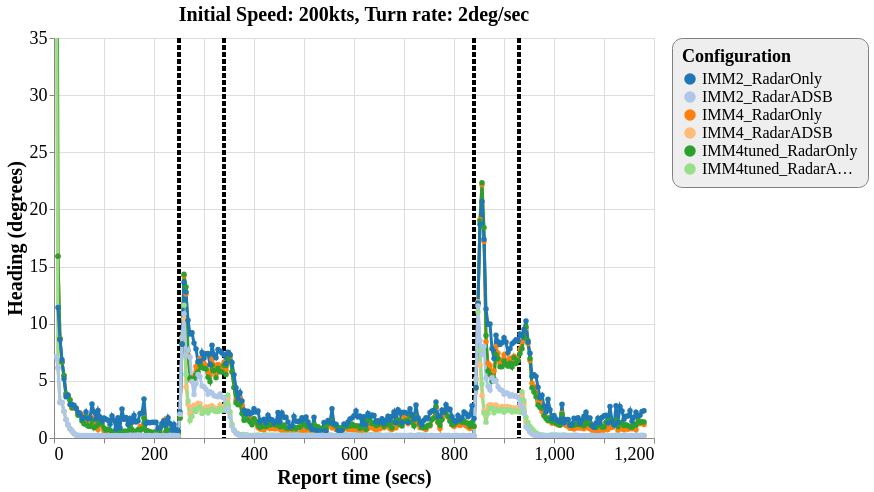

Vega-Lite specification stored for this chart:
### Vega-Lite specification from a JSON file in a GitHub repository (floating-point values rounded to 4 significant figures; data arrays with more than 128 entries replaced by an {"elided": "..."} marker saying what was removed)
{"config": {"view": {"continuousWidth": 600, "continuousHeight": 400}, "axisX": {"labelFontSize": 18, "titleFontSize": 20}, "axisY": {"labelFontSize": 18, "titleFontSize": 20}, "font": "Times New Roman", "legend": {"cornerRadius": 10, "fillColor": "#EEEEEE", "labelFontSize": 16, "padding": 10, "strokeColor": "gray", "titleFontSize": 18}, "title": {"fontSize": 20}}, "layer": [{"data": {"name": "data-a2985b26b8c6ee942e08ec47f331f14a"}, "mark": {"type": "rule", "strokeDash": [5, 2], "strokeWidth": 4}, "encoding": {"color": {"type": "nominal", "field": "color", "scale": null}, "x": {"type": "quantitative", "field": "tt"}}}, {"data": {"name": "data-9d768e711dd305bcdba9a85aebd58c2c"}, "mark": {"type": "line", "point": true, "strokeWidth": 3}, "encoding": {"color": {"type": "ordinal", "field": "config", "scale": {"scheme": "category20"}, "sort": ["IMM2_RadarOnly", "IMM2_RadarADSB", "IMM4_RadarOnly", "IMM4_RadarADSB", "IMM4tuned_RadarOnly", "IMM4tuned_RadarADSB"], "title": "Configuration"}, "x": {"type": "quantitative", "field": "time", "title": "Report time (secs)"}, "y": {"type": "quantitative", "field": "rmse_hdg", "scale": {"domain": [0, 35], "zero": false}, "title": "Heading (degrees)"}}, "selection": {"selector117": {"type": "interval", "bind": "scales", "encodings": ["x", "y"]}}, "title": "Initial Speed: 200kts, Turn rate: 2deg/sec"}], "$schema": "https://vega.github.io/schema/vega-lite/v4.8.1.json", "datasets": {"data-a2985b26b8c6ee942e08ec47f331f14a": [{"tt": 250, "color": "black"}, {"tt": 340, "color": "black"}, {"tt": 840, "color": "black"}, {"tt": 930, "color": "black"}], "data-9d768e711dd305bcdba9a85aebd58c2c": {"elided": "1769 records"}}}
